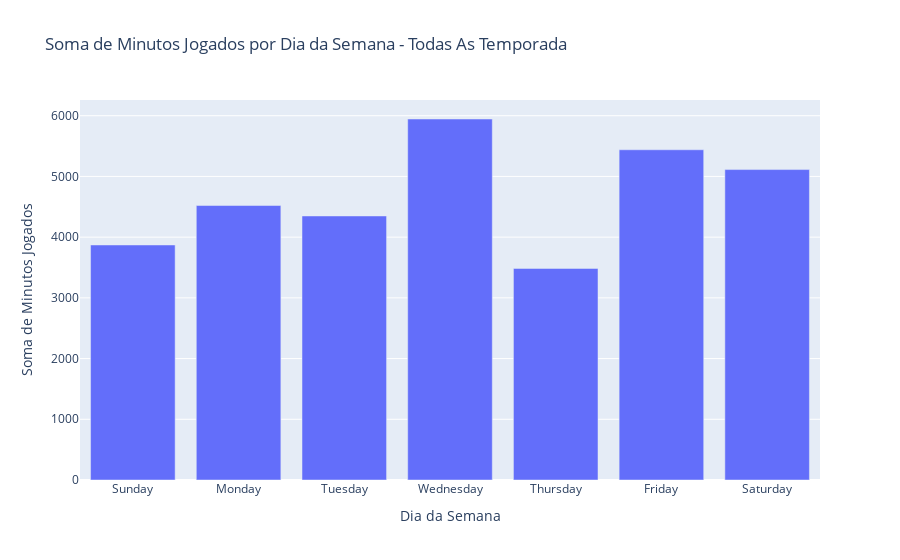

Notebook cell for this chart:
### Code cell
minutos_por_dia_todas_temporada = df.groupby('Day_of_Week')['MP'].sum().reindex(
    ['Sunday', 'Monday', 'Tuesday', 'Wednesday', 'Thursday', 'Friday', 'Saturday']).reset_index()

fig = px.bar(minutos_por_dia_todas_temporada, x='Day_of_Week', y='MP',
             title='Soma de Minutos Jogados por Dia da Semana - Todas As Temporada',
             labels={'Day_of_Week': 'Dia da Semana', 'MP': 'Soma de Minutos Jogados'})

# Exibir o gráfico
fig.show()

### Figure 1 — Plotly figure (JSON) as saved in the notebook; plotly's stock layout.template omitted (floating-point values rounded to 4 significant figures)
{"data": [{"alignmentgroup": "True", "hovertemplate": "Dia da Semana=%{x}<br>Soma de Minutos Jogados=%{y}<extra></extra>", "legendgroup": "", "marker": {"color": "#636efa", "pattern": {"shape": ""}}, "name": "", "offsetgroup": "", "orientation": "v", "showlegend": false, "textposition": "auto", "type": "bar", "x": ["Sunday", "Monday", "Tuesday", "Wednesday", "Thursday", "Friday", "Saturday"], "xaxis": "x", "y": [3871, 4521, 4349, 5946, 3485, 5439, 5113], "yaxis": "y"}], "layout": {"barmode": "relative", "legend": {"tracegroupgap": 0}, "title": {"text": "Soma de Minutos Jogados por Dia da Semana - Todas As Temporada"}, "xaxis": {"anchor": "y", "domain": [0, 1], "title": {"text": "Dia da Semana"}}, "yaxis": {"anchor": "x", "domain": [0, 1], "title": {"text": "Soma de Minutos Jogados"}}}}
